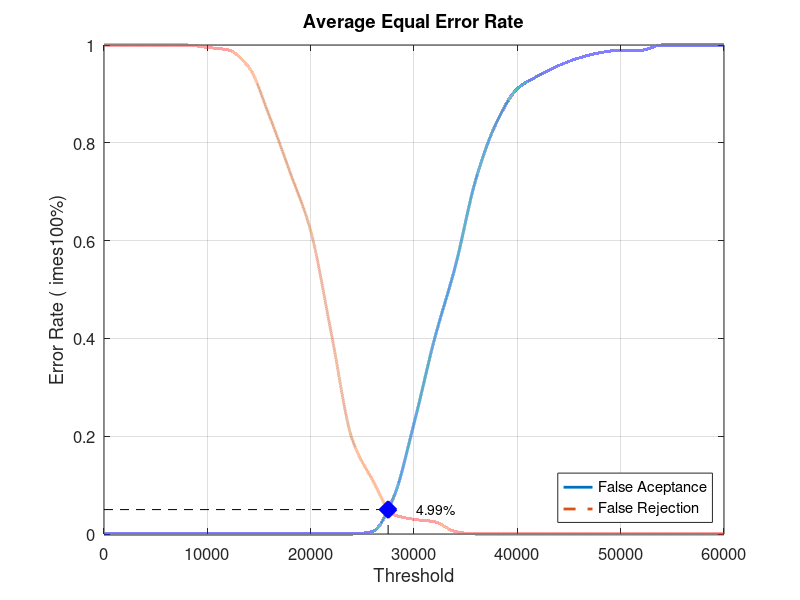
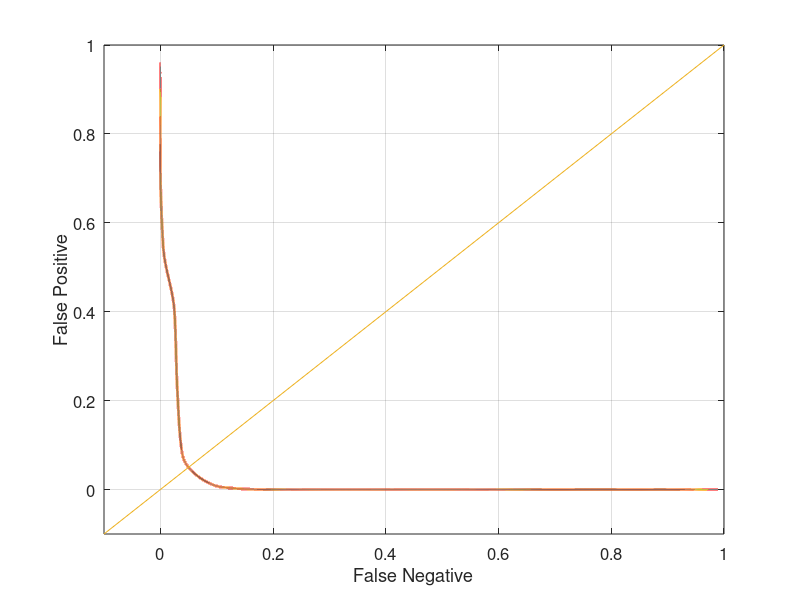

These charts were generated, in order, by the following MATLAB code:
close all;
clear;
clc;
x = 0:2000:60000;
xq = 0:0.5:60000;

y0 = [0 0 0 0 0 0 0 0 0 0 0 0 0 0.00526316 0.0736842 0.226316 0.4 0.547368 0.726316 0.842105 0.910526 0.936842 0.957895 0.973684 0.984211 0.989474 0.989474 1 1 1 1]
yy0 = interp1(x, y0, xq, 'pchip');
y1 = [1 1 1 1 1 0.995 0.99 0.955 0.855 0.74 0.62 0.41 0.195 0.11 0.04 0.03 0.025 0.005 0 0 0 0 0 0 0 0 0 0 0 0 0]
yy1 = interp1(x, y1, xq, 'pchip');

% Calculating EER: 
y2 = abs(y0 - y1);
find(y2 == min(y2))
yy2 = abs(yy0 - yy1);
xEER = find(yy2 == min(yy2));
xEERIndex = xq(xEER) % X-axis EER
yEER = yy0(xEER) % Y-axis EER

main = figure
plot(xq, yy0,'-','LineWidth', 2);	hold on
plot(xq, yy1,'--','LineWidth', 2);	hold on
plot([xEERIndex xEERIndex], [0 yEER], 'k--');	hold on
plot([0 xEERIndex], [yEER yEER], 'k--');	hold on
plot(xEERIndex, yEER, 'bx', 'LineWidth', 10);	hold on
text(xEERIndex + 10 * xEERIndex / 100, yEER, [num2str(round((10000 * yEER)) / 100) '%'])
legend('False Aceptance', 'False Rejection', 'Location', 'SouthEast')
xlabel('Threshold')
ylabel('Error Rate (	imes100%)')
title('Average Equal Error Rate')
set(gca, 'FontSize', 12)
axis([0 60000 0 1])
grid on

print(main, 'Database3_2Main', '-dpng');
FNRxFPR = figure('Color', [1 1 1]);
plot(yy1, yy0, '-', yy1, yy0, 'LineWidth', 2);
hold on
y = -0.1:0.1:1
plot(y, y); 
set(gca, 'FontSize', 12)
xlabel('False Negative')
ylabel('False Positive')
axis([-0.1 1 -0.1 1])
set(gca, 'FontSize', 12)
grid on

print(FNRxFPR, 'Database3_2FNRxFPR','-dpng');
